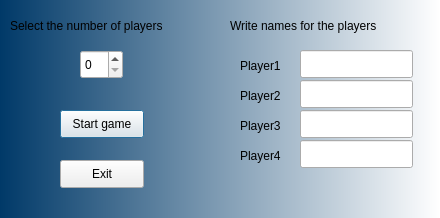
<?xml version="1.0" encoding="UTF-8"?>
<ui version="4.0">
 <class>Dialog</class>
 <widget class="QDialog" name="Dialog">
  <property name="geometry">
   <rect>
    <x>0</x>
    <y>0</y>
    <width>440</width>
    <height>218</height>
   </rect>
  </property>
  <property name="windowTitle">
   <string>Dialog</string>
  </property>
  <property name="styleSheet">
   <string notr="true">QDialog { background: qlineargradient(spread:reflect, x1:0, y1:0, x2:1, y2:0, stop:0 rgba(0, 57, 104, 255), stop:1 rgba(255, 255, 255, 255))}</string>
  </property>
  <widget class="QPushButton" name="startbutton">
   <property name="geometry">
    <rect>
     <x>60</x>
     <y>110</y>
     <width>84</width>
     <height>28</height>
    </rect>
   </property>
   <property name="text">
    <string>Start game</string>
   </property>
  </widget>
  <widget class="QPushButton" name="exitbutton">
   <property name="geometry">
    <rect>
     <x>60</x>
     <y>160</y>
     <width>84</width>
     <height>28</height>
    </rect>
   </property>
   <property name="text">
    <string>Exit</string>
   </property>
  </widget>
  <widget class="QLabel" name="label_2">
   <property name="geometry">
    <rect>
     <x>10</x>
     <y>10</y>
     <width>191</width>
     <height>31</height>
    </rect>
   </property>
   <property name="text">
    <string>Select the number of players</string>
   </property>
  </widget>
  <widget class="QSpinBox" name="players">
   <property name="geometry">
    <rect>
     <x>80</x>
     <y>50</y>
     <width>43</width>
     <height>29</height>
    </rect>
   </property>
  </widget>
  <widget class="QLabel" name="label">
   <property name="geometry">
    <rect>
     <x>230</x>
     <y>10</y>
     <width>191</width>
     <height>31</height>
    </rect>
   </property>
   <property name="text">
    <string>Write names for the players</string>
   </property>
  </widget>
  <widget class="QLineEdit" name="player1Name">
   <property name="geometry">
    <rect>
     <x>300</x>
     <y>50</y>
     <width>113</width>
     <height>28</height>
    </rect>
   </property>
  </widget>
  <widget class="QLineEdit" name="player2Name">
   <property name="geometry">
    <rect>
     <x>300</x>
     <y>80</y>
     <width>113</width>
     <height>28</height>
    </rect>
   </property>
  </widget>
  <widget class="QLineEdit" name="player3Name">
   <property name="geometry">
    <rect>
     <x>300</x>
     <y>110</y>
     <width>113</width>
     <height>28</height>
    </rect>
   </property>
  </widget>
  <widget class="QLineEdit" name="player4Name">
   <property name="geometry">
    <rect>
     <x>300</x>
     <y>140</y>
     <width>113</width>
     <height>28</height>
    </rect>
   </property>
  </widget>
  <widget class="QLabel" name="label_3">
   <property name="geometry">
    <rect>
     <x>240</x>
     <y>50</y>
     <width>61</width>
     <height>31</height>
    </rect>
   </property>
   <property name="text">
    <string>Player1</string>
   </property>
  </widget>
  <widget class="QLabel" name="label_4">
   <property name="geometry">
    <rect>
     <x>240</x>
     <y>80</y>
     <width>61</width>
     <height>31</height>
    </rect>
   </property>
   <property name="text">
    <string>Player2</string>
   </property>
  </widget>
  <widget class="QLabel" name="label_5">
   <property name="geometry">
    <rect>
     <x>240</x>
     <y>110</y>
     <width>51</width>
     <height>31</height>
    </rect>
   </property>
   <property name="text">
    <string>Player3</string>
   </property>
  </widget>
  <widget class="QLabel" name="label_6">
   <property name="geometry">
    <rect>
     <x>240</x>
     <y>140</y>
     <width>51</width>
     <height>31</height>
    </rect>
   </property>
   <property name="text">
    <string>Player4</string>
   </property>
  </widget>
 </widget>
 <resources/>
 <connections/>
</ui>
